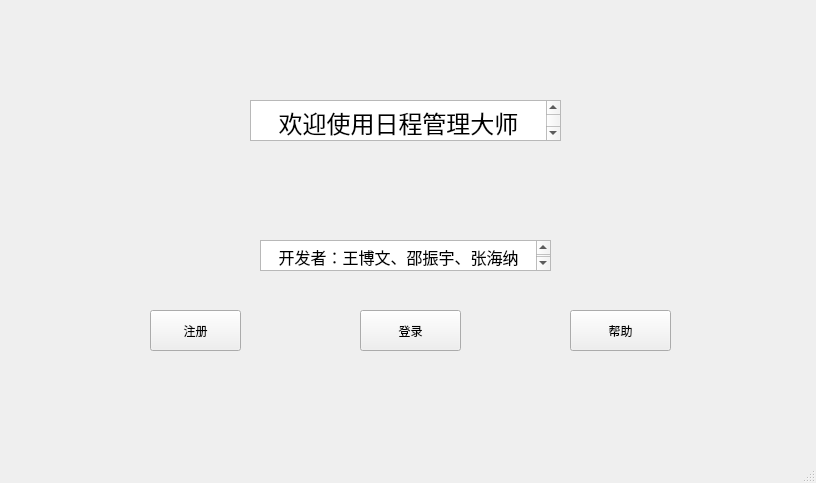
<?xml version="1.0" encoding="UTF-8"?>
<ui version="4.0">
 <class>MainWindow</class>
 <widget class="QMainWindow" name="MainWindow">
  <property name="geometry">
   <rect>
    <x>0</x>
    <y>0</y>
    <width>816</width>
    <height>483</height>
   </rect>
  </property>
  <property name="windowTitle">
   <string>MainWindow</string>
  </property>
  <widget class="QWidget" name="centralwidget">
   <widget class="QPushButton" name="pushButton">
    <property name="geometry">
     <rect>
      <x>150</x>
      <y>310</y>
      <width>91</width>
      <height>41</height>
     </rect>
    </property>
    <property name="text">
     <string>注册</string>
    </property>
   </widget>
   <widget class="QPushButton" name="pushButton_2">
    <property name="geometry">
     <rect>
      <x>360</x>
      <y>310</y>
      <width>101</width>
      <height>41</height>
     </rect>
    </property>
    <property name="text">
     <string>登录</string>
    </property>
   </widget>
   <widget class="QPushButton" name="pushButton_3">
    <property name="geometry">
     <rect>
      <x>570</x>
      <y>310</y>
      <width>101</width>
      <height>41</height>
     </rect>
    </property>
    <property name="text">
     <string>帮助</string>
    </property>
   </widget>
   <widget class="QTextBrowser" name="textBrowser">
    <property name="geometry">
     <rect>
      <x>250</x>
      <y>100</y>
      <width>311</width>
      <height>41</height>
     </rect>
    </property>
    <property name="html">
     <string>&lt;!DOCTYPE HTML PUBLIC &quot;-//W3C//DTD HTML 4.0//EN&quot; &quot;http://www.w3.org/TR/REC-html40/strict.dtd&quot;&gt;
&lt;html&gt;&lt;head&gt;&lt;meta name=&quot;qrichtext&quot; content=&quot;1&quot; /&gt;&lt;meta charset=&quot;utf-8&quot; /&gt;&lt;style type=&quot;text/css&quot;&gt;
p, li { white-space: pre-wrap; }
hr { height: 1px; border-width: 0; }
li.unchecked::marker { content: &quot;\2610&quot;; }
li.checked::marker { content: &quot;\2612&quot;; }
&lt;/style&gt;&lt;/head&gt;&lt;body style=&quot; font-family:'Microsoft YaHei UI'; font-size:9pt; font-weight:400; font-style:normal;&quot;&gt;
&lt;p align=&quot;center&quot; style=&quot; margin-top:0px; margin-bottom:0px; margin-left:0px; margin-right:0px; -qt-block-indent:0; text-indent:0px;&quot;&gt;&lt;span style=&quot; font-size:18pt;&quot;&gt;欢迎使用日程管理大师&lt;/span&gt;&lt;/p&gt;&lt;/body&gt;&lt;/html&gt;</string>
    </property>
   </widget>
   <widget class="QTextBrowser" name="textBrowser_2">
    <property name="geometry">
     <rect>
      <x>260</x>
      <y>240</y>
      <width>291</width>
      <height>31</height>
     </rect>
    </property>
    <property name="html">
     <string>&lt;!DOCTYPE HTML PUBLIC &quot;-//W3C//DTD HTML 4.0//EN&quot; &quot;http://www.w3.org/TR/REC-html40/strict.dtd&quot;&gt;
&lt;html&gt;&lt;head&gt;&lt;meta name=&quot;qrichtext&quot; content=&quot;1&quot; /&gt;&lt;meta charset=&quot;utf-8&quot; /&gt;&lt;style type=&quot;text/css&quot;&gt;
p, li { white-space: pre-wrap; }
hr { height: 1px; border-width: 0; }
li.unchecked::marker { content: &quot;\2610&quot;; }
li.checked::marker { content: &quot;\2612&quot;; }
&lt;/style&gt;&lt;/head&gt;&lt;body style=&quot; font-family:'Microsoft YaHei UI'; font-size:9pt; font-weight:400; font-style:normal;&quot;&gt;
&lt;p align=&quot;center&quot; style=&quot; margin-top:0px; margin-bottom:0px; margin-left:0px; margin-right:0px; -qt-block-indent:0; text-indent:0px;&quot;&gt;&lt;span style=&quot; font-size:12pt;&quot;&gt;开发者：王博文、邵振宇、张海纳&lt;/span&gt;&lt;/p&gt;&lt;/body&gt;&lt;/html&gt;</string>
    </property>
   </widget>
  </widget>
  <widget class="QMenuBar" name="menubar">
   <property name="geometry">
    <rect>
     <x>0</x>
     <y>0</y>
     <width>816</width>
     <height>17</height>
    </rect>
   </property>
  </widget>
  <widget class="QStatusBar" name="statusbar"/>
 </widget>
 <resources/>
 <connections/>
</ui>
